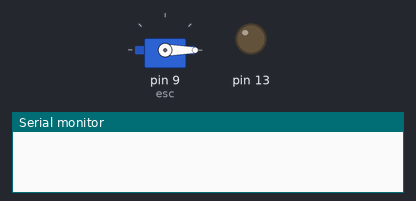
Recording of a sketch running on a simulated Arduino Uno, built with avr-gcc and run on an emulated ATmega328P. Shown: servo, output pins drawn as LEDs (lit = HIGH), the last lines printed to the serial monitor.

Above: at 0.1 s.
At 9.1 s:
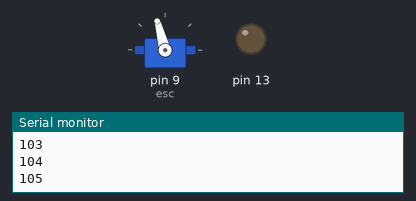
At 18.1 s:
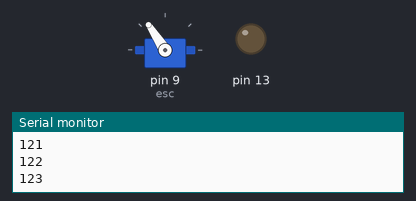
At 36.6 s:
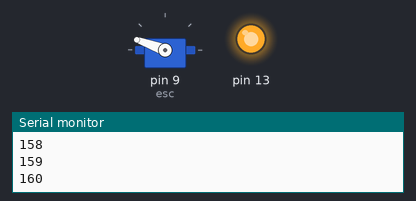
Timing chart, 0 to 38.1 s (numbered marks = the images above):
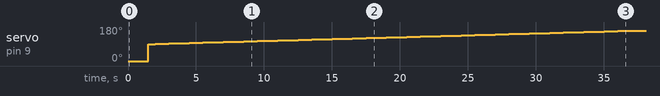

The sketch:

esc.ino
```cpp
#include <Servo.h>
#include <Adafruit_SSD1306.h>
#include <Adafruit_GFX.h>

#define SCREEN_WIDTH 128     // OLED display width, in pixels
#define SCREEN_HEIGHT 32     // OLED display height, in pixels
#define OLED_RESET -1        // Reset pin # (or -1 if sharing Arduino reset pin)
#define SCREEN_ADDRESS 0x3D  ///< See datasheet for Address; 0x3D for 128x64, 0x3C for 128x32
#define DEBUG false

Adafruit_SSD1306 display(SCREEN_WIDTH, SCREEN_HEIGHT, &Wire, OLED_RESET);
Servo esc;

void setup() {
  // if (!display.begin(SSD1306_SWITCHCAPVCC, SCREEN_ADDRESS)) {
  //   if (DEBUG) Serial.println(F("SSD1306 allocation failed"));
  //   for (;;)
  //     ;  // Don't proceed, loop forever
  // }
  // put your setup code here, to run once:
  esc.attach(9);
  esc.write(0);
  delay(1000);
  Serial.begin(9600);
  pinMode(13,OUTPUT);
  for (int i = 90; i <= 160; i++) {
    delay(500);
    // display.clearDisplay();
    // display.setTextSize(1);
    // display.setTextColor(SSD1306_WHITE);
    // display.setCursor(0, 0);
    // //display.cp437(true);
    // display.println(i);
    Serial.println(i);

    esc.write(i);
  }
  digitalWrite(13,1);
;}

void loop() {
  esc.write(160);
  // put your main code here, to run repeatedly:
}
```

Measured:
- by itself, servo on pin 9 (esc): moves from 0° to 160° over 35.0 s
